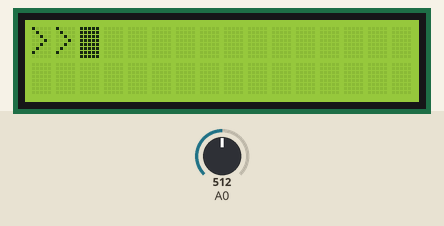
This sketch was run on a simulated Arduino Uno, built with avr-gcc and run on an emulated ATmega328P. Shown: 16×2 character LCD. The test bench sets the inputs (shaded band); at power-on: A0 = 512. Random numbers use the default seed unless the sketch sets one.

Above: at 5.2 s.
5.3 s: A0 set to 452
6.8 s: A0 set to 436
At 9.05 s:
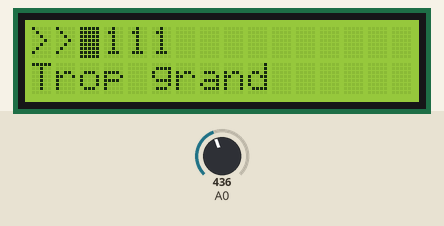
9.8 s: A0 set to 321
At 10.05 s:
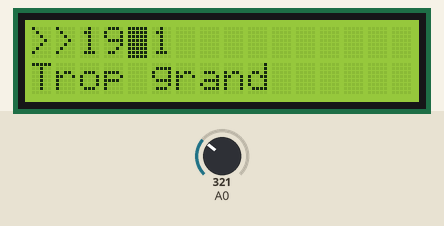
11.7 s: A0 set to 308
At 12.04 s:
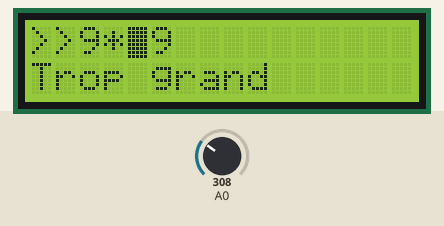
14.7 s: A0 set to 126
At 15.05 s:
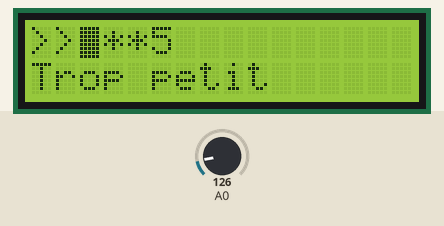
Timing chart, 0 to 17.7 s (numbered marks = the images above; inputs shaded):
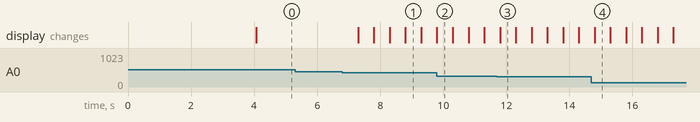

Measured:
- the behaviour switches between 437 and 436 on A0 (found by bisection; images 0 and 1)
- the behaviour switches between 309 and 308 on A0 (found by bisection; images 2 and 3)
- after the input at 5.3 s, every drawn part: stays the same
- after the input at 6.8 s, the display: first changes after 0.50 s (image 1 shows a later state)
- what the display in image 1 shows lasts 0.5 s, from 8.8 s to 9.3 s

The sketch:

JeuDevinerUnNombre.ino
```cpp
/*
Auteur :       Erik Bartmann
Nom :          Jeu : deviner un nombre
Version :      1.0
Références :   http://www.arduino.cc/en/Reference/LiquidCrystal
               http://arduino.cc/en/Reference/If
               http://arduino.cc/en/Reference/Else
               http://arduino.cc/en/Reference/Delay
               http://arduino.cc/en/Reference/AnalogRead
               http://arduino.cc/en/Reference/Random
               http://arduino.cc/en/Reference/RandomSeed
*/
#include <LiquidCrystal.h>
#include "MyAnalogKeyPad.h"

#define analogPinKeyPad 0 // Définition de la broche analogique
#define MIN 10            // Limite inférieure du nombre aléatoire
#define MAX 1000          // Limite supérieure du nombre aléatoire
#define RS 12             // Broche Register Select du LCD
#define E 11              // Broche Enable du LCD
#define D4 5              // Ligne de données LCD broche 4
#define D5 4              // Ligne de données LCD broche 5
#define D6 3              // Ligne de données LCD broche 6
#define D7 2              // Ligne de données LCD broche 7
#define COLS 16           // Nombre de colonnes LCD
#define ROWS 2            // Nombre de lignes LCD

int arduinoNumber, tries; // Le nombre généré, nombre d'essais
char yourNumber[5];       // Nombre à 5 chiffres maxi
byte place;
MyAnalogKeyPad myOwnKeyPad(analogPinKeyPad); // Instanciation clavier
LiquidCrystal lcd(RS, E, D4, D5, D6, D7);    // Instanciation LCD

void setup(){
  myOwnKeyPad.setDebounceTime(500);   // Réglage temps de rebond 500 ms
  lcd.begin(COLS, ROWS);              // Nombres de lignes et de colonnes
  lcd.blink();                        // Faire clignoter le curseur
  startSequence();                    // Appel de la séquence de démarrage
}

void loop(){
  char myKey = myOwnKeyPad.readKey(); // Lecture de la touche appuyée
  if(myKey != KEY_NOT_PRESSED){       // Interrogation si une touche quelconque appuyée
    yourNumber[place] = myKey;
    place++;
    lcd.print(myKey);                 // Afficher la touche sur le LCD
  }
  if(place == int(log10(MAX))+1){
    tries++;
    int a = atoi(yourNumber);
    if(a == arduinoNumber){
      lcd.clear();                    // Effacer écran LCD
      lcd.print("Exact !!!");         // Affichage sur LCD
      lcd.setCursor(0, 1);            // Positionnement curseur sur 2e ligne
      lcd.print("Essai : " + String(tries));
      delay(4000);                    // Attendre 4 secondes
      tries = 0;                      // Remise à zéro du nombre d'essais
      startSequence();                // Appel de startSequence
    }
    else if(a < arduinoNumber){
      lcd.setCursor(0, 1);            // Positionnement curseur sur 2e ligne
      lcd.print("Trop petit");        // Affichage sur LCD
      lcd.setCursor(0, 0);            // Positionnement curseur sur 1re ligne
    }
    else{
      lcd.setCursor(0, 1);            // Positionnement curseur sur 2e ligne
      lcd.print("Trop grand");        // Affichage sur LCD
      lcd.setCursor(0, 0);            // Positionnement curseur sur 1re ligne
    }
    lcd.setCursor(2, 0);              // Positionnement curseur sur 3e emplacement de la 1re ligne
    place = 0;
  }
}

int randomNumber(int minimum, int maximum){
  randomSeed(analogRead(5));
  return random(minimum, maximum + 1);
}

void startSequence(){
  arduinoNumber = randomNumber(MIN, MAX);    // Générer le nombre à deviner
  lcd.clear();                               // Effacer écran LCD
  lcd.print("Devine un nombre");             // Affichage sur LCD
  lcd.setCursor(0, 1);                       // Positionnement curseur sur 2e ligne
  lcd.print("de " + String(MIN) + " - " + String(MAX));
  delay(4000);                               // Attendre 4 secondes
  lcd.clear();                               // Effacer écran LCD
  lcd.print(">>");                           // Affichage sur LCD
}
```

MyAnalogKeyPad.cpp
```cpp
#include "MyAnalogKeyPad.h"
// Constructeur paramétré
MyAnalogKeyPad::MyAnalogKeyPad(byte ap){
  // Broche analogique pour l'enregistrement des valeurs mesurées
  analogPin = ap;
  // Définition de la valeur initiale de debounceTime
  debounceTime = 300;
  // Définition de la valeur de tolérance
  threshold = 5;
}

// Méthode pour régler le temps de rebond
void MyAnalogKeyPad::setDebounceTime(unsigned int time){
  debounceTime = time;
}

// Méthode pour régler le seuil de tolérance
void MyAnalogKeyPad::setThresholdValue(byte tv){
  threshold = tv;
}

// Méthode pour déterminer la touche appuyée sur le clavier numérique
char MyAnalogKeyPad::readKey(){
  char key = KEY_NOT_PRESSED;
  byte aValue = analogRead(analogPin);
  if((aValue > 0)&&(millis() - lastValue >= debounceTime)){
    if((aValue > (176 - threshold)) && (aValue < (176 + threshold))) key = KEY_1;
    if((aValue > (163 - threshold)) && (aValue < (163 + threshold))) key = KEY_2;
    if((aValue > (149 - threshold)) && (aValue < (149 + threshold))) key = KEY_3;
    if((aValue > (136 - threshold)) && (aValue < (136 + threshold))) key = KEY_4;
    if((aValue > (122 - threshold)) && (aValue < (122 + threshold))) key = KEY_5;
    if((aValue > (108 - threshold)) && (aValue < (108 + threshold))) key = KEY_6;
    if((aValue > (94 - threshold)) && (aValue < (94 + threshold))) key = KEY_7;
    if((aValue > (79 - threshold)) && (aValue < (79 + threshold))) key = KEY_8;
    if((aValue > (64 - threshold)) && (aValue < (64 + threshold))) key = KEY_9;
    if((aValue > (48 - threshold)) && (aValue < (48 + threshold))) key = KEY_STAR;
    if((aValue > (32 - threshold)) && (aValue < (32 + threshold))) key = KEY_0;
    if((aValue > (15 - threshold)) && (aValue < (15 + threshold))) key = KEY_HASH;
    lastValue = millis();
  }
return key;
}
```

MyAnalogKeyPad.h
```cpp
#ifndef MYANALOGKEYPAD_H
#define MYANALOGKEYPAD_H
#if ARDUINO < 100
#include <WProgram.h>
#else
#include <Arduino.h>
#endif

#define KEY_NOT_PRESSED '-' // Nécessaire si aucune touche n'est appuyée
#define KEY_1 '1'
#define KEY_2 '2'
#define KEY_3 '3'
#define KEY_4 '4'
#define KEY_5 '5'
#define KEY_6 '6'
#define KEY_7 '7'
#define KEY_8 '8'
#define KEY_9 '9'
#define KEY_0 '0'
#define KEY_STAR '*'
#define KEY_HASH '#'

class MyAnalogKeyPad{
  public:
    MyAnalogKeyPad(byte analogPin);  // Constructeur paramétré
    void setDebounceTime(unsigned int debounceTime); // Réglage du temps de rebond
    void setThresholdValue(byte tv); // Réglage du seuil de tolérance
    char readKey();                  // Détermine la touche appuyée sur le clavier numérique
  private:
    byte analogPin;            // Broche analogique pour l'enregistrement des valeurs mesurées
    unsigned int debounceTime; // Variable locale pour temps de rebond
    long lastValue;            // Dernière valeur de la fonction millis
    byte threshold;            // Valeur de tolérance
};
#endif
```
